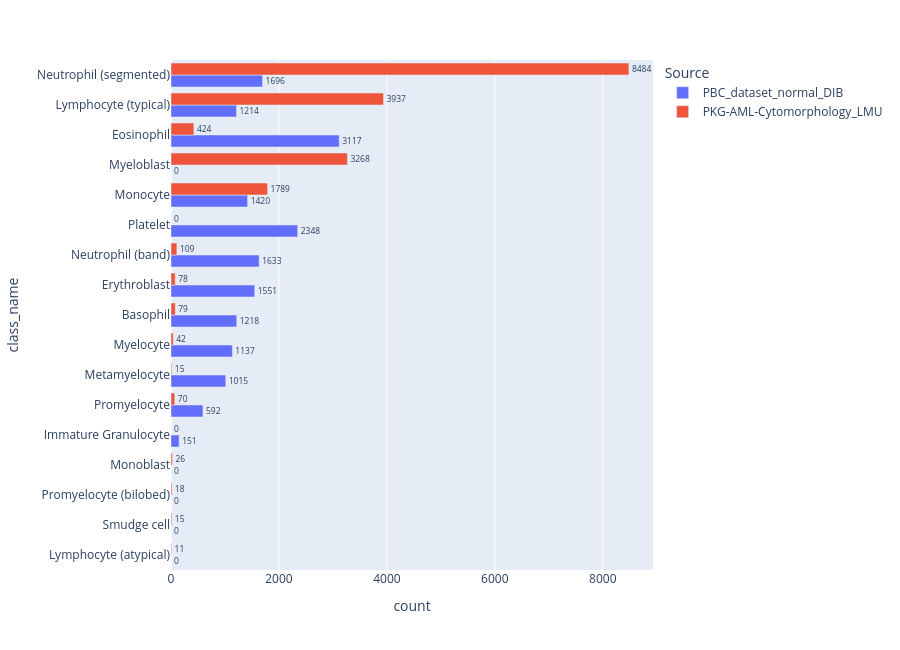

Source (notebook cell):
### Code cell
import plotly.express as px

# Fusion des deux datasets
df_all = pd.concat([df_pkg_info, df_pbc_info],ignore_index=True)

# Comptage par source et par classe
df_count = (df_all.groupby(["class_name", "source"]).size().unstack(fill_value=0).reset_index())

df_count = df_count.melt(id_vars="class_name", var_name="source", value_name="count")

order = (df_count.groupby("class_name")["count"].sum().sort_values().index)

fig = px.bar(
    df_count,
    x="count",
    y="class_name",
    color="source",
    orientation="h",
    category_orders={"class_name": order},
    barmode="group",
    text="count",
)

fig.update_traces(textposition="outside")
fig.update_layout(height=650,yaxis=dict(categoryorder="total ascending"),legend_title="Source")
fig.show()

### Figure 1 — Plotly figure (JSON) as saved in the notebook; plotly's stock layout.template omitted (floating-point values rounded to 4 significant figures)
{"data": [{"alignmentgroup": "True", "hovertemplate": "source=PBC_dataset_normal_DIB<br>count=%{text}<br>class_name=%{y}<extra></extra>", "legendgroup": "PBC_dataset_normal_DIB", "marker": {"color": "#636efa", "pattern": {"shape": ""}}, "name": "PBC_dataset_normal_DIB", "offsetgroup": "PBC_dataset_normal_DIB", "orientation": "h", "showlegend": true, "text": [1218.0, 3117.0, 1551.0, 151.0, 0.0, 1214.0, 1015.0, 0.0, 1420.0, 0.0, 1137.0, 1633.0, 1696.0, 2348.0, 592.0, 0.0, 0.0], "textposition": "outside", "type": "bar", "x": [1218, 3117, 1551, 151, 0, 1214, 1015, 0, 1420, 0, 1137, 1633, 1696, 2348, 592, 0, 0], "xaxis": "x", "y": ["Basophil", "Eosinophil", "Erythroblast", "Immature Granulocyte", "Lymphocyte (atypical)", "Lymphocyte (typical)", "Metamyelocyte", "Monoblast", "Monocyte", "Myeloblast", "Myelocyte", "Neutrophil (band)", "Neutrophil (segmented)", "Platelet", "Promyelocyte", "Promyelocyte (bilobed)", "Smudge cell"], "yaxis": "y"}, {"alignmentgroup": "True", "hovertemplate": "source=PKG-AML-Cytomorphology_LMU<br>count=%{text}<br>class_name=%{y}<extra></extra>", "legendgroup": "PKG-AML-Cytomorphology_LMU", "marker": {"color": "#EF553B", "pattern": {"shape": ""}}, "name": "PKG-AML-Cytomorphology_LMU", "offsetgroup": "PKG-AML-Cytomorphology_LMU", "orientation": "h", "showlegend": true, "text": [79.0, 424.0, 78.0, 0.0, 11.0, 3937.0, 15.0, 26.0, 1789.0, 3268.0, 42.0, 109.0, 8484.0, 0.0, 70.0, 18.0, 15.0], "textposition": "outside", "type": "bar", "x": [79, 424, 78, 0, 11, 3937, 15, 26, 1789, 3268, 42, 109, 8484, 0, 70, 18, 15], "xaxis": "x", "y": ["Basophil", "Eosinophil", "Erythroblast", "Immature Granulocyte", "Lymphocyte (atypical)", "Lymphocyte (typical)", "Metamyelocyte", "Monoblast", "Monocyte", "Myeloblast", "Myelocyte", "Neutrophil (band)", "Neutrophil (segmented)", "Platelet", "Promyelocyte", "Promyelocyte (bilobed)", "Smudge cell"], "yaxis": "y"}], "layout": {"barmode": "group", "height": 650, "legend": {"title": {"text": "Source"}, "tracegroupgap": 0}, "margin": {"t": 60}, "xaxis": {"anchor": "y", "domain": [0, 1], "title": {"text": "count"}}, "yaxis": {"anchor": "x", "categoryarray": ["Neutrophil (segmented)", "Lymphocyte (typical)", "Eosinophil", "Myeloblast", "Monocyte", "Platelet", "Neutrophil (band)", "Erythroblast", "Basophil", "Myelocyte", "Metamyelocyte", "Promyelocyte", "Immature Granulocyte", "Monoblast", "Promyelocyte (bilobed)", "Smudge cell", "Lymphocyte (atypical)"], "categoryorder": "total ascending", "domain": [0, 1], "title": {"text": "class_name"}}}}
